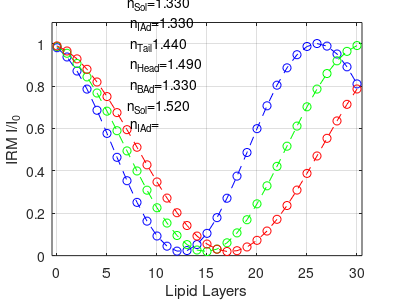
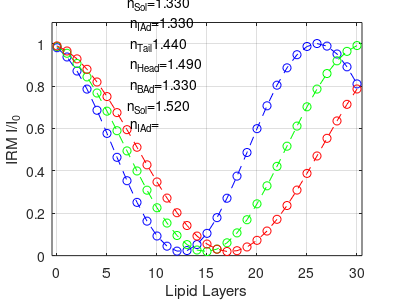
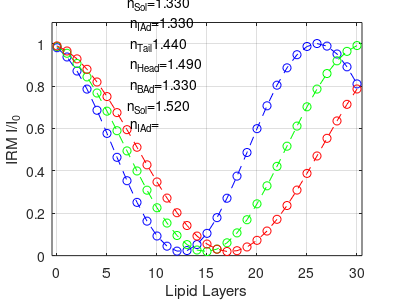

Recreate these plots in MATLAB, in order.
%% V: Head-Tail Simulation, Interstitial Adlayers
clear; clc;

%IRM Light Wavelength
lambda1 = 450e-9;
lambda2 = 532e-9; 
lambda3 = 610e-9;

%Refractive Indices
n0 = 1.52; %Substrate refractive index
n1 = 1.33; %Base adlayer refractive index
n2 = 1.49; %Phosphocholine lipid head group refractive index
n3 = 1.44; %Lipid tail group refractive index (octadecane used in model)
n4 = 1.33; %Interstitial adlayer refractive index
n5 = 1.33; %PBS top solution and water adlayer refractive index

%Distances and Wavelength
m = 0:30;
npoint=max(size(m));
d1 = 1e-9; %Base adlayer thickness
d2 = 0.5e-9; %Phosphocholine head thickness
d3 = 4e-9; %Tail thickness
d4 = 0.75e-9; %Interstitial adlayer thickness

%Fresnel Reflectance Coefficients
r01 = (n0-n1)/(n0+n1); %Substrate to base adlayer
r12 = (n1-n2)/(n1+n2); %Base adlayer to head
r23 = (n2-n3)/(n2+n3); %Head to tail
r32 = -r23; %Tail to head
r24 = (n2-n4)/(n2+n4); %Head to interstitial adlayer
r42 = -r24; %Interstitial adlayer to head
r25 = (n2-n5)/(n2+n5); %Head to top solution

%Fresnel Transmittance Coefficients
t01 = 2*n0/(n0+n1);  %Substrate to base adlayer
t12 = 2*n1/(n1+n2); %Base adlayer to head
t23 = 2*n2/(n2+n3); %Head to tail
t32 = 2*n3/(n2+n3); %Tail to head
t24 = 2*n2/(n2+n4); %Head to interstitial adlayer
t42 = 2*n4/(n2+n4); %Interstitial adlayer to head
t25 = 2*n2/(n2+n5); %Head to top solution

%Transfer Matrices between layers
M01 = [1,r01;r01,1]/t01; %Substrate to base adlayer
M12 = [1,r12;r12,1]/t12; %Base adlayer to head
M23 = [1,r23;r23,1]/t23; %Head to tail
M32 = [1,r32;r32,1]/t32; %Tail to head
M24 = [1,r24;r24,1]/t24; %Head to interstitial adlayer
M42 = [1,r42;r42,1]/t42; %Interstitial adlayer to head
M25 = [1,r25;r25,1]/t25; %Head to top solution 

%Transfer Matrices within layers
phi1_l1 = 2*pi*n1*d1/lambda1; %Base adlayer
phi2_l1 = 2*pi*n2*d2/lambda1; %Head
phi3_l1 = 2*pi*n3*d3/lambda1; %Tail
phi4_l1 = 2*pi*n4*d4/lambda1; %Interstitial adlayer
M1_l1 = [exp(1i*phi1_l1),0;0,exp(-1*1i*phi1_l1)]; %Base adlayer
M2_l1 = [exp(1i*phi2_l1),0;0,exp(-1*1i*phi2_l1)]; %Head
M3_l1 = [exp(1i*phi3_l1),0;0,exp(-1*1i*phi3_l1)]; %Tail
M4_l1 = [exp(1i*phi4_l1),0;0,exp(-1*1i*phi4_l1)]; %Interstitial adlayer

phi1_l2 = 2*pi*n1*d1/lambda2; %Base adlayer
phi2_l2 = 2*pi*n2*d2/lambda2; %Head
phi3_l2 = 2*pi*n3*d3/lambda2; %Tail
phi4_l2 = 2*pi*n4*d4/lambda2; %Interstitial adlayer
M1_l2 = [exp(1i*phi1_l2),0;0,exp(-1*1i*phi1_l2)]; %Base adlayer
M2_l2 = [exp(1i*phi2_l2),0;0,exp(-1*1i*phi2_l2)]; %Head
M3_l2 = [exp(1i*phi3_l2),0;0,exp(-1*1i*phi3_l2)]; %Tail
M4_l2 = [exp(1i*phi4_l2),0;0,exp(-1*1i*phi4_l2)]; %Interstitial adlayer

phi1_l3 = 2*pi*n1*d1/lambda3; %Base adlayer
phi2_l3 = 2*pi*n2*d2/lambda3; %Head
phi3_l3 = 2*pi*n3*d3/lambda3; %Tail
phi4_l3 = 2*pi*n4*d4/lambda3; %Interstitial adlayer
M1_l3 = [exp(1i*phi1_l3),0;0,exp(-1*1i*phi1_l3)]; %Base adlayer
M2_l3 = [exp(1i*phi2_l3),0;0,exp(-1*1i*phi2_l3)]; %Head
M3_l3 = [exp(1i*phi3_l3),0;0,exp(-1*1i*phi3_l3)]; %Tail
M4_l3 = [exp(1i*phi4_l3),0;0,exp(-1*1i*phi4_l3)]; %Interstitial adlayer

%Light Pathway: m01 - m1 - m12 - (j-1)[m2 - m23 - m3 - m32 - m2 - m24 - m4
%- m42] - m2 - m23 - m3 - m32 - m2 - m25
for j=1:npoint
	M_l1 = M01*M1_l1*M12*[(M2_l1*M23*M3_l1*M32*M2_l1*M24*M4_l1*M42)^(j-1)]*M2_l1*M23*M3_l1*M32*M2_l1*M25
	r_l1(j)=M_l1(2,1)/M_l1(1,1);
    t_l1(j)=1/M_l1(1,1);
	
	M_l2 = M01*M1_l2*M12*[(M2_l2*M23*M3_l2*M32*M2_l2*M24*M4_l2*M42)^(j-1)]*M2_l2*M23*M3_l2*M32*M2_l2*M25
	r_l2(j)=M_l2(2,1)/M_l2(1,1);
    t_l2(j)=1/M_l2(1,1);
	
    M_l3 = M01*M1_l3*M12*[(M2_l3*M23*M3_l3*M32*M2_l3*M24*M4_l3*M42)^(j-1)]*M2_l3*M23*M3_l3*M32*M2_l3*M25
	r_l3(j)=M_l3(2,1)/M_l3(1,1);
    t_l3(j)=1/M_l3(1,1);
end
for k=1:npoint
        R_l1(k)=norm(r_l1(k))^2;
        T_l1(k)=norm(t_l1(k))^2*n5/n0;
		
		R_l2(k)=norm(r_l2(k))^2;
        T_l2(k)=norm(t_l2(k))^2*n5/n0;
		
		R_l3(k)=norm(r_l3(k))^2;
        T_l3(k)=norm(t_l3(k))^2*n5/n0;
end

Rbg=(((n0-n5)./(n0+n5)).^2);
CIRM_l1=R_l1./Rbg;
CIRM_l2=R_l2./Rbg;
CIRM_l3=R_l3./Rbg;


%Creating the graph
figure(2);
plot(m,CIRM_l1,'b--o')
hold on 
plot(m,CIRM_l2,'g--o')
plot(m,CIRM_l3,'r--o')
hold off
xlabel('Lipid Layers')
ylabel('IRM I/I_0')
grid on;
ylim([0,1.1])
xlim([min(m)-0.5,max(m)+0.5])
textct=sprintf('n_S_o_l=%4.3f\n n_I_A_d=%4.3f\n n_T_a_i_l%4.3f\n n_H_e_a_d=%4.3f\n n_B_A_d=%4.3f\n',n5,n4,n3,n2,n1,n0);
% text('Position',[20 1 0]);
% text(min(xlim())+0.6*(max(xlim())-min(xlim())),0.8*min(ylim())+0.2*(max(ylim())-min(ylim())),textct);
text(7,0.9,textct);

set(gcf,'PaperUnits','inches','PaperPosition',[0 0 4 3])
opfnhead=sprintf('nSol=%4.2f,nIAd=%4.2f, nTail =%4.2f,nHead=%4.2f, nBAd = %4.2f, wavelength=%4.1fnm, HeadTailInterstitialAdlayers',n5,n4,n3,n2,n1,lambda1*1e9);
print([opfnhead,'.png'],'-dpng');
dlmwrite([opfnhead,'.dat'],[m,CIRM_l1],'\t');
I_glass=4000;
Mimg=I_glass*ones(1024,1024);
Mimg(212:812,212:812)=I_glass*CIRM_l1(2);
Mimg(412:612,412:612)=I_glass*CIRM_l1(3);
imwrite(uint16(Mimg),[opfnhead,'.tif']);

opfnhead=sprintf('nSol=%4.2f,nIAd=%4.2f, nTail =%4.2f,nHead=%4.2f, nBAd = %4.2f, wavelength=%4.1fnm, HeadTailInterstitialAdlayers',n5,n4,n3,n2,n1,lambda2*1e9);
print([opfnhead,'.png'],'-dpng');
dlmwrite([opfnhead,'.dat'],[m,CIRM_l2],'\t');
I_glass=4000;
Mimg=I_glass*ones(1024,1024);
Mimg(212:812,212:812)=I_glass*CIRM_l2(2);
Mimg(412:612,412:612)=I_glass*CIRM_l2(3);
imwrite(uint16(Mimg),[opfnhead,'.tif']);

opfnhead=sprintf('nSol=%4.2f,nIAd=%4.2f, nTail =%4.2f,nHead=%4.2f, nBAd = %4.2f, wavelength=%4.1fnm, HeadTailInterstitialAdlayers',n5,n4,n3,n2,n1,lambda3*1e9);
print([opfnhead,'.png'],'-dpng');
dlmwrite([opfnhead,'.dat'],[m,CIRM_l3],'\t');
I_glass=4000;
Mimg=I_glass*ones(1024,1024);
Mimg(212:812,212:812)=I_glass*CIRM_l3(2);
Mimg(412:612,412:612)=I_glass*CIRM_l3(3);
imwrite(uint16(Mimg),[opfnhead,'.tif']);
